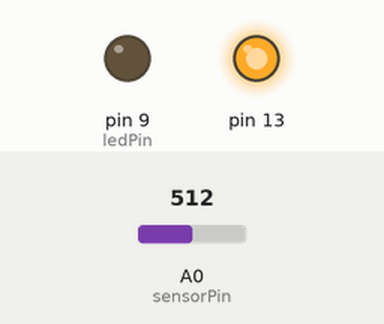
Bench run of a sketch on a simulated Arduino Uno, built with avr-gcc and run on an emulated ATmega328P. Shown: output pins drawn as LEDs (lit = HIGH). The inputs (shaded band) are chosen by the test bench; at power-on: A0 (sensorPin) = 512.

Above: at 0.1 s.
At 6.2 s:
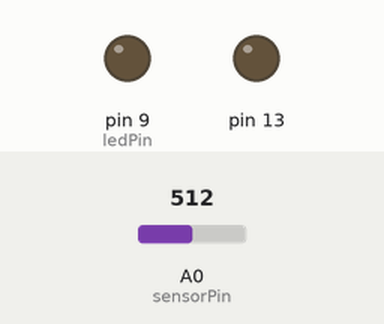
6.3 s: A0 (sensorPin) set to 306
At 7.1 s:
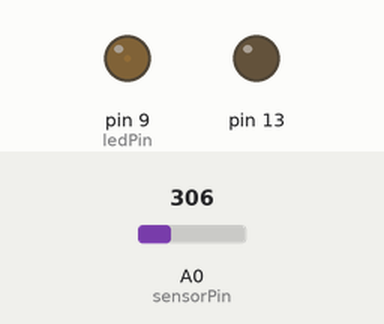
Timing chart, 0 to 9.3 s (numbered marks = the images above; inputs shaded):
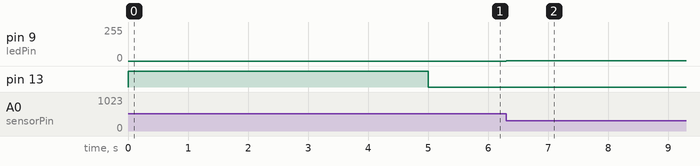

Measured:
- after the input at 6.3 s, pin 9 (ledPin): 0/255 → 1/255 at once

The sketch:

Calibration.ino
```cpp
const int sensorPin = A0;    // pin that the sensor is attached to
const int ledPin = 9;        // pin that the LED is attached to

// variables:
int sensorValue = 0;         // the sensor value
int sensorMin = 1023;        // minimum sensor value
int sensorMax = 0;           // maximum sensor value


void setup() {
  // turn on LED to signal the start of the calibration period:
  pinMode(13, OUTPUT);
  digitalWrite(13, HIGH);

  // calibrate during the first five seconds
  while (millis() < 5000) {
    sensorValue = analogRead(sensorPin);

    // record the maximum sensor value
    if (sensorValue > sensorMax) {
      sensorMax = sensorValue;
    }

    // record the minimum sensor value
    if (sensorValue < sensorMin) {
      sensorMin = sensorValue;
    }
  }

  // signal the end of the calibration period
  digitalWrite(13, LOW);
}

void loop() {
  // read the sensor:
  sensorValue = analogRead(sensorPin);

  // apply the calibration to the sensor reading
  sensorValue = map(sensorValue, sensorMin, sensorMax, 0, 255);

  // in case the sensor value is outside the range seen during calibration
  sensorValue = constrain(sensorValue, 0, 255);

  // fade the LED using the calibrated value:
  analogWrite(ledPin, sensorValue);
}
```

zabice.c
```cpp
// Joystick var
int sX = A0;     //joystick x axis, analog input
int sY = A1;     //joystick y axis, analog input
int sSX;         //state of x, reading from sX
int sSY;         //state of y, reading from sY
int sS;          //converted state

void setup() {

  pinMode(sX, INPUT);
  pinMode(sY, INPUT);

  Serial.begin(9600);
}

void loop() {

  //stick stuff
  sSX = analogRead(sX); //reading x axis input
  delay(100);
  sSY = analogRead(sY); //reading y axis input

  //converting y and x inputs to 4 possibilities. 0 and 1023 are the maximum values on each axis of the joystick
  sS=0;
  switch (sSX) {
    case 0:
          sS=1;      // Left
          Serial.print(sS);
          Serial.print(";");
          break;
    case 1023:
          sS=2;      // Right
          Serial.print(sS);
          Serial.print(";");
          break;
  }
  switch (sSY) {
    case 0:
          sS=3;      // Up
          Serial.println(sS);
          break;
    case 1023:
          sS=4;      // Down
          Serial.println(sS);
          break;
  }
}
```
